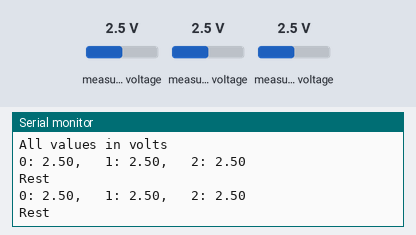
Bench run of a sketch on a simulated Arduino Uno, built with avr-gcc and run on an emulated ATmega328P. On the bench: the last lines printed to the serial monitor. Inputs (shaded band) come from the test bench; at power-on: measured voltage 2.5 V.

Above: at 1.8 s.
1.9 s: measured voltage (sensor 200) set to 0.4 V
At 2.9 s:
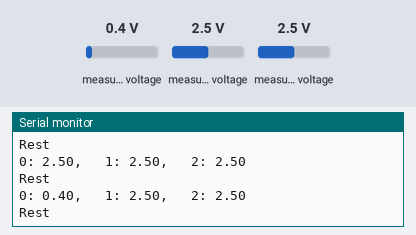
3.4 s: measured voltage (sensor 200) set to 0.1 V
At 5.0 s:
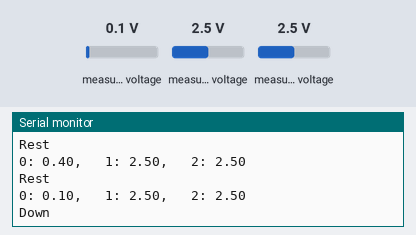
6.6 s: measured voltage (sensor 201) set to 0.4 V
At 7.9 s:
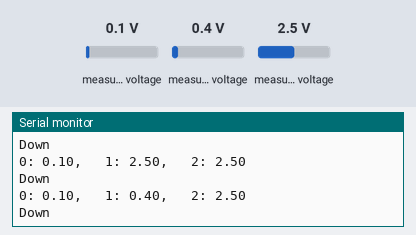
8.1 s: measured voltage (sensor 201) set to 0.1 V
At 9.1 s:
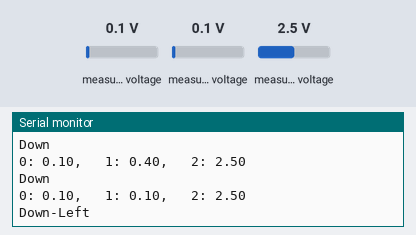
10.7 s: measured voltage (sensor 202) set to 0.4 V
At 12.0 s:
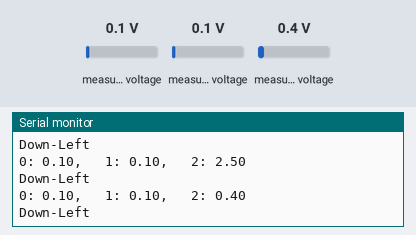
12.2 s: measured voltage (sensor 202) set to 0.1 V
At 13.2 s:
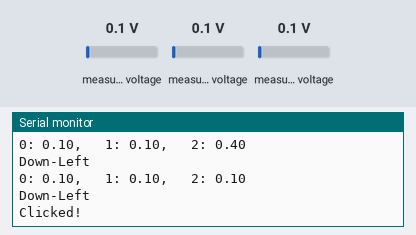
Timing chart, 0 to 15.2 s (numbered marks = the images above; inputs shaded):
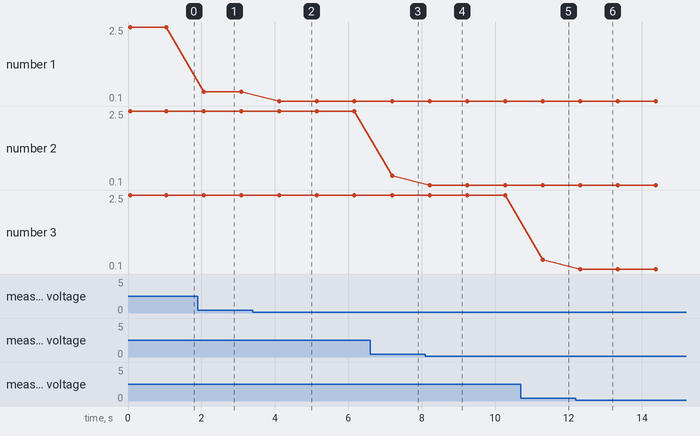

Measured:
- the behaviour switches between 0.3 and 0.2 V on measured voltage (sensor 200) (found by bisection; images 1 and 2)
- the behaviour switches between 0.3 and 0.2 V on measured voltage (sensor 201) (found by bisection; images 3 and 4)
- the behaviour switches between 0.3 and 0.2 V on measured voltage (sensor 202) (found by bisection; images 5 and 6)
- after the input at 1.9 s, the serial monitor: prints a new line after 0.16 s (image 1)
- after the input at 3.4 s, the serial monitor: prints a new line after 0.72 s (image 2)
- after the input at 6.6 s, the serial monitor: prints a new line after 0.59 s (image 3)
- after the input at 8.1 s, the serial monitor: prints a new line after 0.12 s (image 4)
- after the input at 10.7 s, the serial monitor: prints a new line after 0.60 s (image 5)
- after the input at 12.2 s, the serial monitor: prints a new line after 0.12 s (image 6)

The sketch:

Continuous.ino
```cpp
/***************************************************************************
* Example sketch for the ADS1115_WE library
*
* This sketch shows how to use the ADS1115 in continuous mode.
*
* Further information can be found on:
* https://wolles-elektronikkiste.de/ads1115 (German)
* https://wolles-elektronikkiste.de/en/ads1115-a-d-converter-with-amplifier (English)
*
***************************************************************************/

#include<ADS1115_WE.h>
#include<Wire.h>
#define I2C_ADDRESS 0x48

/* There are several ways to create your ADS1115_WE object:
 * ADS1115_WE adc = ADS1115_WE()             -> uses Wire / I2C Address = 0x48
 * ADS1115_WE adc = ADS1115_WE(I2C_ADDRESS)  -> uses Wire / I2C_ADDRESS
 * ADS1115_WE adc = ADS1115_WE(&wire2)       -> uses the TwoWire object wire2 / I2C_ADDRESS
 * ADS1115_WE adc = ADS1115_WE(&wire2, I2C_ADDRESS) -> all together
 * Successfully tested with two I2C busses on an ESP32
 */
ADS1115_WE adc = ADS1115_WE(I2C_ADDRESS);

void setup() {
  Wire.begin();
  Serial.begin(9600);
  if(!adc.init()){
    Serial.println("ADS1115 not connected!");
  }

  /* Set the voltage range of the ADC to adjust the gain
   * Please note that you must not apply more than VDD + 0.3V to the input pins!
   *
   * ADS1115_RANGE_6144  ->  +/- 6144 mV
   * ADS1115_RANGE_4096  ->  +/- 4096 mV
   * ADS1115_RANGE_2048  ->  +/- 2048 mV (default)
   * ADS1115_RANGE_1024  ->  +/- 1024 mV
   * ADS1115_RANGE_0512  ->  +/- 512 mV
   * ADS1115_RANGE_0256  ->  +/- 256 mV
   */
  adc.setVoltageRange_mV(ADS1115_RANGE_6144); //comment line/change parameter to change range

  /* Set the inputs to be compared
   *
   *  ADS1115_COMP_0_1    ->  compares 0 with 1 (default)
   *  ADS1115_COMP_0_3    ->  compares 0 with 3
   *  ADS1115_COMP_1_3    ->  compares 1 with 3
   *  ADS1115_COMP_2_3    ->  compares 2 with 3
   *  ADS1115_COMP_0_GND  ->  compares 0 with GND
   *  ADS1115_COMP_1_GND  ->  compares 1 with GND
   *  ADS1115_COMP_2_GND  ->  compares 2 with GND
   *  ADS1115_COMP_3_GND  ->  compares 3 with GND
   */
  adc.setCompareChannels(ADS1115_COMP_0_GND); //comment line/change parameter to change channel

  /* Set number of conversions after which the alert pin asserts
   * - or you can disable the alert
   *
   *  ADS1115_ASSERT_AFTER_1  -> after 1 conversion
   *  ADS1115_ASSERT_AFTER_2  -> after 2 conversions
   *  ADS1115_ASSERT_AFTER_4  -> after 4 conversions
   *  ADS1115_DISABLE_ALERT   -> disable comparator / alert pin (default)
   */
  //adc.setAlertPinMode(ADS1115_ASSERT_AFTER_1); //uncomment if you want to change the default

  /* Set the conversion rate in SPS (samples per second)
   * Options should be self-explaining:
   *
   *  ADS1115_8_SPS
   *  ADS1115_16_SPS
   *  ADS1115_32_SPS
   *  ADS1115_64_SPS
   *  ADS1115_128_SPS (default)
   *  ADS1115_250_SPS
   *  ADS1115_475_SPS
   *  ADS1115_860_SPS
   */
  // adc.setConvRate(ADS1115_8_SPS); //uncomment if you want to change the default

  /* Set continuous or single shot mode:
   *
   *  ADS1115_CONTINUOUS  ->  continuous mode
   *  ADS1115_SINGLE     ->  single shot mode (default)
   */
  adc.setMeasureMode(ADS1115_CONTINUOUS); //comment line/change parameter to change mode

   /* Choose maximum limit or maximum and minimum alert limit (window) in Volt - alert pin will
   *  assert when measured values are beyond the maximum limit or outside the window
   *  Upper limit first: setAlertLimit_V(MODE, maximum, minimum)
   *  In max limit mode the minimum value is the limit where the alert pin assertion will be
   *  cleared (if not latched)
   *
   *  ADS1115_MAX_LIMIT
   *  ADS1115_WINDOW
   *
   */
  //adc.setAlertModeAndLimit_V(ADS1115_MAX_LIMIT, 3.0, 1.5); //uncomment if you want to change the default

  /* Enable or disable latch. If latch is enabled the alert pin will assert until the
   * conversion register is read (getResult functions). If disabled the alert pin assertion will be
   * cleared with next value within limits.
   *
   *  ADS1115_LATCH_DISABLED (default)
   *  ADS1115_LATCH_ENABLED
   */
  //adc.setAlertLatch(ADS1115_LATCH_ENABLED); //uncomment if you want to change the default

  /* Sets the alert pin polarity if active:
   *
   * ADS1115_ACT_LOW  ->  active low (default)
   * ADS1115_ACT_HIGH ->  active high
   */
  //adc.setAlertPol(ADS1115_ACT_LOW); //uncomment if you want to change the default

  /* With this function the alert pin will assert, when a conversion is ready.
   * In order to deactivate, use the setAlertLimit_V function
   */
  //adc.setAlertPinToConversionReady(); //uncomment if you want to change the default

  Serial.println("ADS1115 Example Sketch - Continuous Mode");
  Serial.println("All values in volts");
  Serial.println();
}

  /* If you change the compare channels you can immediately read values from the conversion
   * register, although they might belong to the former channel if no precautions are taken.
   * It takes about the time needed for two conversions to get the correct data. In single
   * shot mode you can use the isBusy() function to wait for data from the new channel. This
   * does not work in continuous mode.
   * To solve this issue the library adds a delay after change of channels if you are in contunuous
   * mode. The length of the delay is adjusted to the conversion rate. But be aware that the output
   * rate will be much lower that the conversion rate if you change channels frequently.
   */

void loop() {
  float v0 = 0.0, v1 = 0.0, v2 = 0.0;

  Serial.print("0: ");
  v0 = readChannel(ADS1115_COMP_0_GND);
  Serial.print(v0);

  Serial.print(",   1: ");
  v1 = readChannel(ADS1115_COMP_1_GND);
  Serial.print(v1);

  Serial.print(",   2: ");
  v2 = readChannel(ADS1115_COMP_2_GND);
  Serial.println(v2);

  // Serial.print(",   3: ");
  // voltage = readChannel(ADS1115_COMP_3_GND);
  // Serial.println(voltage);
  direction(v0,v1);
  click(v2);

  delay(1000);
}

float readChannel(ADS1115_MUX channel) {
  float voltage = 0.0;
  adc.setCompareChannels(channel);
  voltage = adc.getResult_V(); // alternative: getResult_mV for Millivolt
  return voltage;
}

const float LOW_THRESH = 0.3;
const float HI_THRESH = 3;

void direction(float v0, float v1) {
  byte isUp = v0 > HI_THRESH;
  byte isDown = v0 < LOW_THRESH;
  byte isLeft = v1 < LOW_THRESH;
  byte isRight = v1 > HI_THRESH;

  if (isUp) {
    if (isLeft)
      Serial.println("Up-Left");
    else if (isRight)
      Serial.println("Up-Right");
    else
      Serial.println("Up");
  } else if (isDown) {
    if (isLeft)
      Serial.println("Down-Left");
    else if (isRight)
      Serial.println("Down-Right");
    else
      Serial.println("Down");
  } else {
    if (isLeft)
      Serial.println("Left");
    else if (isRight)
      Serial.println("Right");
    else
      Serial.println("Rest");
  }
}

void click(float v2) {
  if (v2 < LOW_THRESH)
    Serial.println("Clicked!");
}
```
